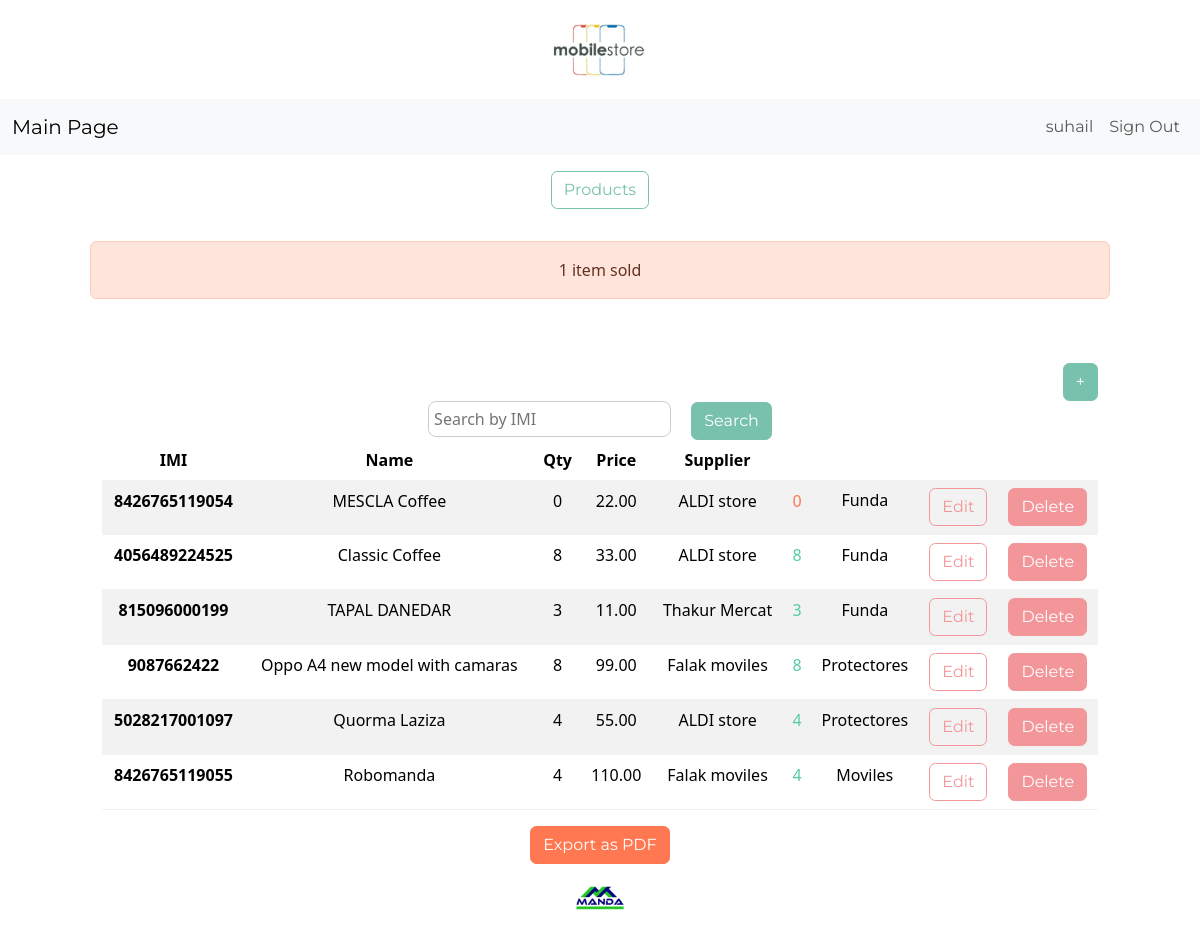
The page /dashboard/ (signed in) on the database as committed earlier.
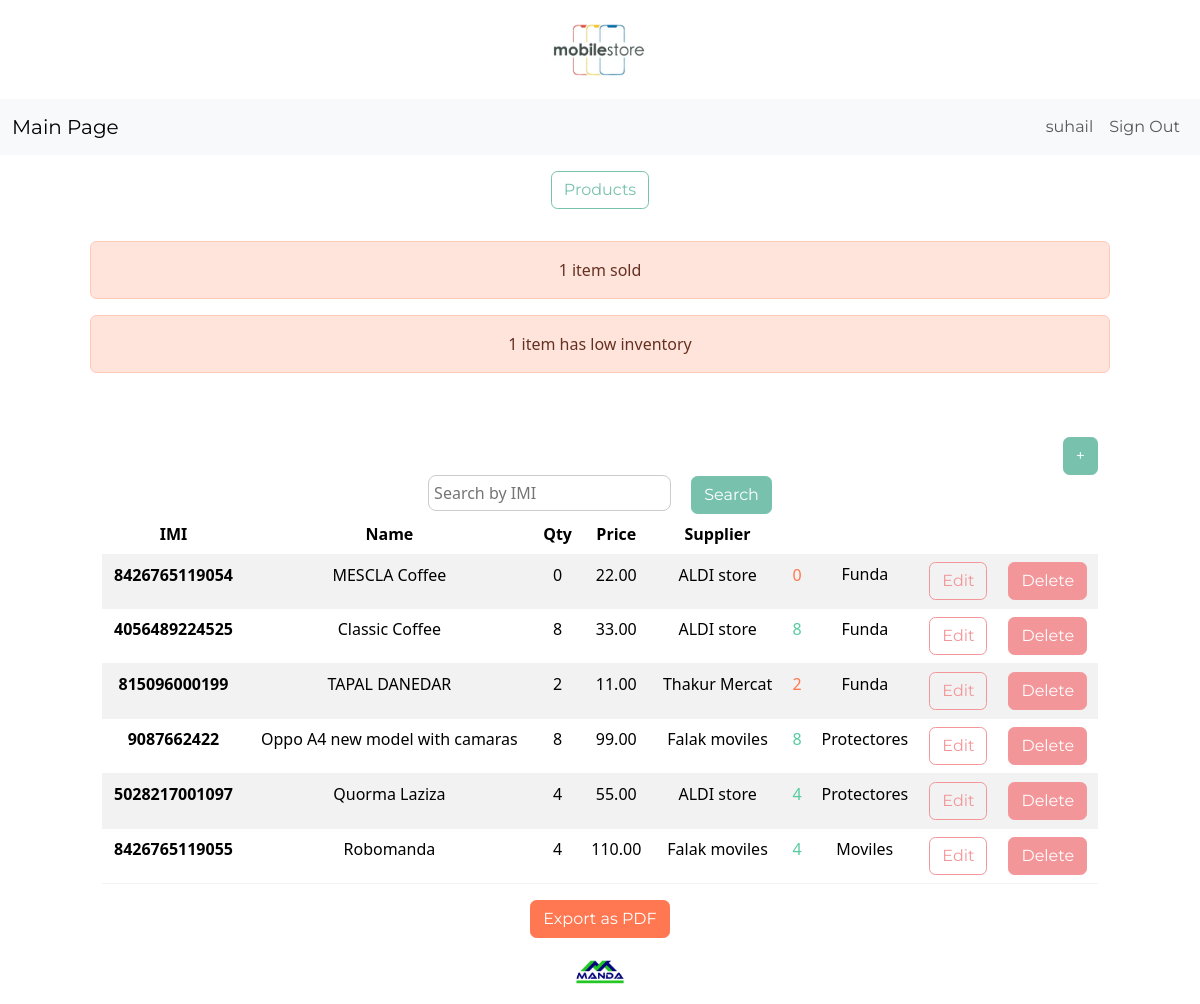
The same page on the database as committed later.
### inventory/models.py (models this page shows, shortened)
class InventoryItem(models.Model):
	imi = models.CharField(max_length=20, unique=True)
	name = models.CharField(max_length=50)
	quantity = models.PositiveIntegerField()
	price = models.DecimalField(max_digits=10, decimal_places=2)
	cost = models.DecimalField(max_digits=10, decimal_places=2)
	supply = models.ForeignKey('SupplierData', max_length=15, on_delete=models.SET_NULL, blank=True, null=True)
	category = models.ForeignKey('Category', max_length=15, on_delete=models.SET_NULL, blank=True, null=True)
	datecrea = models.DateTimeField(auto_now_add=True)
	user = models.ForeignKey(User, on_delete=models.CASCADE)

class SupplierData(models.Model):
	sname = models.CharField(max_length=15)
	sphone = models.IntegerField()
	saddress = models.CharField (max_length=50)
	datecl = models.DateTimeField(auto_now_add=True)
	user = models.ForeignKey(User, on_delete=models.CASCADE)
	def __str__(self):
		return self.sname

class Category(models.Model):
	 name = models.CharField(max_length=100)
	 class Meta:
			verbose_name_plural = 'categories'

### inventory/views.py (the view)
# urls.py: path('dashboard/', Dashboard.as_view(), name='dashboard'),
class Dashboard(LoginRequiredMixin, View):
    def get(self, request):
        items = InventoryItem.objects.filter(user=request.user).order_by('id')
        query = request.GET.get("imi", "").strip()
        if query:
            items = items.filter(imi__icontains=unquote(query))
        sold_items_count = InventoryItem.objects.filter(user=request.user, quantity=0).count()
        low_inventory_count = InventoryItem.objects.filter(user=request.user, quantity__lte=LOW_QUANTITY).exclude(quantity=0).count()
        if sold_items_count > 0:
            messages.error(request, f"{sold_items_count} item{'s' if sold_items_count > 1 else ''} sold")
        if low_inventory_count > 0:
            messages.error(request, f"{low_inventory_count} item{'s' if low_inventory_count > 1 else ''} has low inventory")
        low_inventory_ids = InventoryItem.objects.filter(user=request.user, quantity__lte=LOW_QUANTITY).values_list('id', flat=True)
        return render(request, 'inventory/dashboard.html', {'items': items, 'low_inventory_ids': low_inventory_ids})

### inventory/templates/inventory/dashboard.html (shortened to what this page needs)
{% extends 'inventory/base.html' %}
{% block content %}
<a href="{% url 'index' %}" class="btn btn-outline-primary my-3 mx-4">Products</a>
	{% if messages %}
		<div class="row mt-3">
			{% for message in messages %}
				{% if message.tags == 'error' %}
					<div class="col-md-10 col-12 mx-auto alert alert-danger">
						{{ message }}
					</div>
				{% else %}
					<div class="col-md-10 col-12 mx-auto alert alert-success">
						{{ message }}
					</div>
				{% endif %}
			{% endfor %}
		</div>
	{% endif %}
	<div class="row">
		<div class="col-md-10 col-12 mx-auto mt-5">
			<div class="d-flex justify-content-end">
				<a href="{% url 'add-item' %}" class="btn btn-primary">+</a>
			</div>
			<form method="get" action="{% url 'dashboard' %}">
		<input type="text" name="imi" placeholder="Search by IMI" value="{{ request.GET.imi }}" style="border-radius: 8px; border: 1px solid #ccc; padding: 5px;">
        <button type="submit" class="btn btn-primary ms-3">Search</button>
</form>
			<table class="table table-hover table-striped">
				<thead>
					<tr>
						<th scope="col">IMI</th>
						<th scope="col">Name</th>
						<th scope="col">Qty</th>
						<th scope="col">Price</th>
						<th scope="col">Supplier</th>
						<th scope="col"></th>
					</tr>
				</thead>
				<tbody>
					{% for item in items %}
					<tr>
						<th scope="row">{{ item.imi }}</th>
						<td>{{ item.name }}</td>
						<td>{{ item.quantity }}</td>
						<td>{{ item.price }}</td>
						<td>{{ item.supply}}</td>
						{% if item.id in low_inventory_ids %}
							<td class="text-danger">{{ item.quantity }}</td>
						{% else %}
							<td class="text-success">{{ item.quantity }}</td>
						{% endif %}
						<td>{{ item.category.name }}</td>
						<td><a href="{% url 'edit-item' item.id %}" class="btn btn-outline-secondary">Edit</a></td>
						<td><a href="{% url 'delete-item' item.id %}" class="btn btn-secondary">Delete</a></td>
					</tr>
					{% endfor %}
				</tbody>
			</table>
 <form method="GET" action="{% url 'export_products_pdf' %}">
        <button type="submit" class="btn btn-danger">Export as PDF</button>
    </form>
		</div>
	</div>
{% endblock content %}

Rows that differ between the two databases and show on the page:
changed InventoryItem "TAPAL DANEDAR": quantity "3" → "2"
Other text that changed with them:
new list line: "1 item has low inventory"
